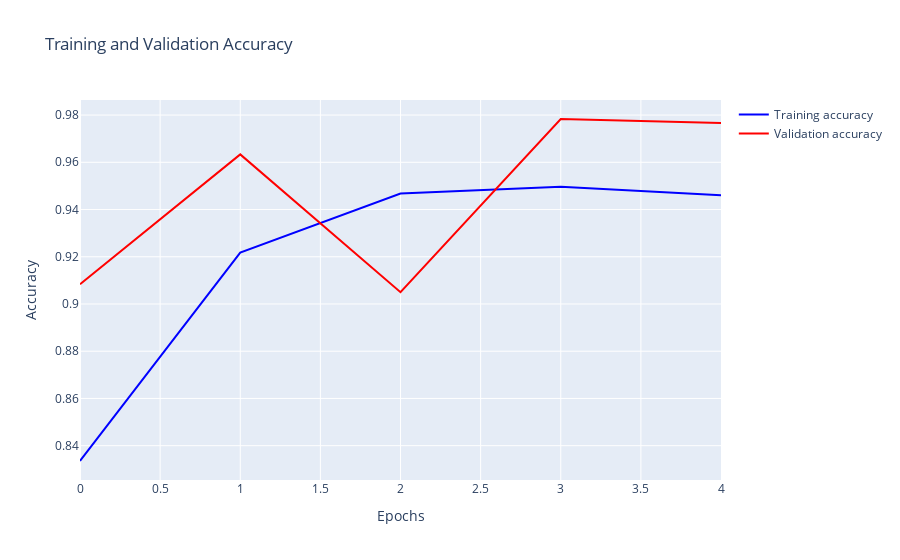
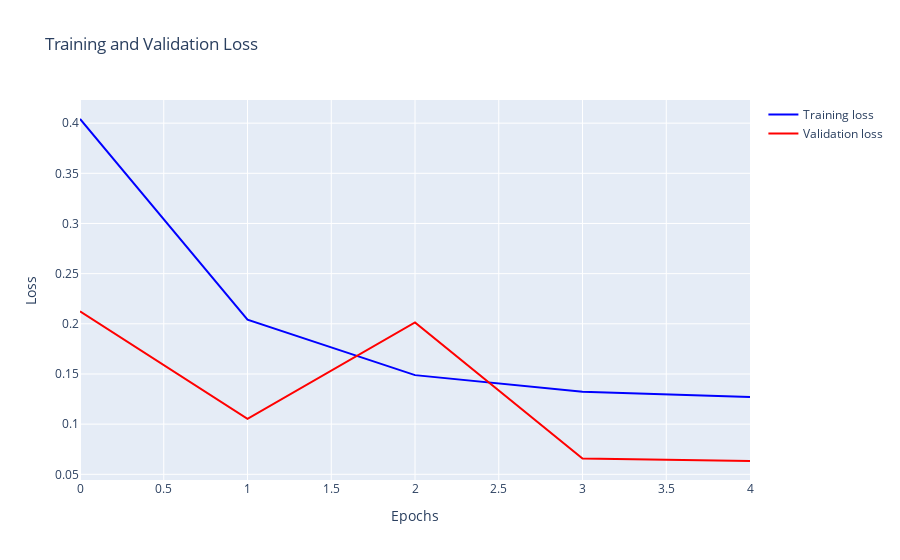

Notebook code for these charts, in order:
### Code cell
fig_accuracy, fig_loss = report(history)
fig_accuracy.show()
fig_loss.show()

### Figure 1 — Plotly figure (JSON) as saved in the notebook; plotly's stock layout.template omitted (floating-point values rounded to 4 significant figures)
{"data": [{"line": {"color": "blue"}, "mode": "lines", "name": "Training accuracy", "type": "scatter", "x": [0, 1, 2, 3, 4], "y": [0.8335, 0.9218, 0.9468, 0.9496, 0.9461]}, {"line": {"color": "red"}, "mode": "lines", "name": "Validation accuracy", "type": "scatter", "x": [0, 1, 2, 3, 4], "y": [0.9083, 0.9633, 0.905, 0.9783, 0.9767]}], "layout": {"title": {"text": "Training and Validation Accuracy"}, "xaxis": {"title": {"text": "Epochs"}}, "yaxis": {"title": {"text": "Accuracy"}}}}

### Figure 2 — Plotly figure (JSON) as saved in the notebook; plotly's stock layout.template omitted (floating-point values rounded to 4 significant figures)
{"data": [{"line": {"color": "blue"}, "mode": "lines", "name": "Training loss", "type": "scatter", "x": [0, 1, 2, 3, 4], "y": [0.4041, 0.2042, 0.1488, 0.1323, 0.1271]}, {"line": {"color": "red"}, "mode": "lines", "name": "Validation loss", "type": "scatter", "x": [0, 1, 2, 3, 4], "y": [0.2124, 0.1052, 0.2014, 0.06566, 0.06325]}], "layout": {"title": {"text": "Training and Validation Loss"}, "xaxis": {"title": {"text": "Epochs"}}, "yaxis": {"title": {"text": "Loss"}}}}
